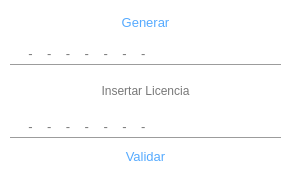
<?xml version="1.0" encoding="UTF-8"?>
<ui version="4.0">
    <class>Dialog</class>
    <widget class="QDialog" name="Dialog" key="d25c6de6b8e3f0ef0c287666ab611533">
        <property name="windowModality">
            <enum>Qt::WindowModal</enum>
        </property>
        <property name="geometry">
            <rect>
                <x>0</x>
                <y>0</y>
                <width>292</width>
                <height>181</height>
            </rect>
        </property>
        <property name="windowTitle">
            <string>Licencia</string>
        </property>
        <property name="styleSheet">
            <string notr="true">QMainWindow, QDialog{
                background-color: rgb(255, 255, 255);
                }

                QPushButton
                {
                background-color: rgb(255, 255, 255);
                font: 10pt;
                color: rgb(85, 170, 255);
                padding: 4px 8px;
                border: 2px solid rgb(255, 255, 255);
                border-radius: 0px;
                padding: 5px;
                border-top: 1px white;
                border-left: 1px white;
                border-right: 1px white;
                }

                QPushButton:hover
                {
                border: 2px solid rgb(85, 170, 255);
                font: 11pt;
                border-top: 1px white;
                border-left: 1px white;
                border-right: 1px white;
                }

                QPushButton:pressed
                {
                font: 12pt;
                border:3px solid rgb(85, 170, 255);
                padding: -1px 1px 1px 1px;
                border-top: 1px white;
                border-left: 1px white;
                border-right: 1px white;
                }

                /******* QLabel ***********/
                QLabel{
                color: rgb(120, 120, 120)
                }
                labelHab1:hover{
                color: rgb(120, 0, 0)
                }

                /*******QLineEdit************/
                QLineEdit, QDateEdit, QDoubleSpinBox, QSpinBox{
                font: 10pt;
                color: rgb(120, 120, 120);
                border: 1px solid rgb(156, 156, 156);
                border-radius: 0px;
                padding: 2px;
                }
                /********QComboBox*******/
                QComboBox{
                font: 10pt;
                color: rgb(120, 120, 120);
                border: 1px solid rgb(156, 156, 156);
                padding: 2px;
                selection-background-color: white;
                selection-color: rgb(120, 120, 120);
                }
                QComboBox QAbstractItemView
                {
                background-color: white;
                color:rgb(120, 120, 120);
                padding: 4px;
                border: 1px solid rgb(156, 156, 156);
                }

                QLineEdit:hover, QDateEdit:hover, QDoubleSpinBox:hover, QComboBox:hover
                {
                color: rgb(85, 170, 255);
                border: 1px solid rgb(85, 170, 255);
                }

                QLineEdit:focus, QDateEdit:focus, QDoubleSpinBox:focus, QComboBox:focus
                {
                border-color: rgb(90,200,255);
                }

                QToolTip
                {
                background-color:rgb(85, 170, 255);
                color: white;
                border: 1px solid rgb(85, 170, 255);
                opacity: 50;
                padding: 1px;
                }
                QTabWidget
                {
                background-color: transparent;
                }

                QTabWidget::pane {
                border-top: 1px solid rgb(156, 156, 156);
                border-bottom: 1px solid rgb(156, 156, 156);
                position: absolute;
                top: -0.25em;
                }
                /**** QTabWidget (disabled) ****/
                QTabWidget::pane:disabled
                {
                border-color: rgb(60,60,60);
                }

                QTabWidget::tab-bar {
                alignment: center;
                border: 1px white;
                border-radius: 5px;
                }

                QTreeView
                {
                alternate-background-color: rgb(200,200,200);
                background-color: white;
                border: 1px solid rgb(156, 156, 156);
                font: 10pt;
                color: rgb(120,120,120);
                selection-background-color:rgb(90,200,255);
                selection-color: rgb(156, 156, 156);
                }
                QListView{
                alternate-background-color: rgb(200,200,200);
                background-color: white;
                border: 1px solid rgb(255, 255, 255);
                font: 8pt;
                color: rgb(120,120,120);
                selection-background-color:rgb(90,200,255);
                selection-color: rgb(156, 156, 156);
                }
            </string>
        </property>
        <property name="modal">
            <bool>true</bool>
        </property>
        <widget class="QWidget" name="verticalLayoutWidget">
            <property name="geometry">
                <rect>
                    <x>10</x>
                    <y>10</y>
                    <width>271</width>
                    <height>161</height>
                </rect>
            </property>
            <layout class="QVBoxLayout" name="verticalLayout">
                <item>
                    <widget class="QPushButton" name="pushButtonRequestLic">
                        <property name="styleSheet">
                            <string notr="true"/>
                        </property>
                        <property name="text">
                            <string>Generar</string>
                        </property>
                    </widget>
                </item>
                <item>
                    <widget class="QLineEdit" name="lineEdit">
                        <property name="styleSheet">
                            <string notr="true">border-top: 1px white;
                                border-left: 1px white;
                                border-right: 1px white;
                            </string>
                        </property>
                        <property name="inputMask">
                            <string>HHHH-HHHH-HHHH-HHHH-HHHH-HHHH-HHHH-HHHH</string>
                        </property>
                    </widget>
                </item>
                <item>
                    <widget class="QLabel" name="label_3">
                        <property name="text">
                            <string>Insertar Licencia</string>
                        </property>
                        <property name="alignment">
                            <set>Qt::AlignCenter</set>
                        </property>
                    </widget>
                </item>
                <item>
                    <widget class="QLineEdit" name="lineEdit_2">
                        <property name="styleSheet">
                            <string notr="true">border-top: 1px white;
                                border-left: 1px white;
                                border-right: 1px white;
                            </string>
                        </property>
                        <property name="inputMask">
                            <string>HHHH-HHHH-HHHH-HHHH-HHHH-HHHH-HHHH-HHHH</string>
                        </property>
                    </widget>
                </item>
                <item>
                    <widget class="QPushButton" name="pushButtonValLic">
                        <property name="styleSheet">
                            <string notr="true"/>
                        </property>
                        <property name="text">
                            <string>Validar</string>
                        </property>
                    </widget>
                </item>
            </layout>
        </widget>
    </widget>
    <resources/>
    <connections/>
</ui>
